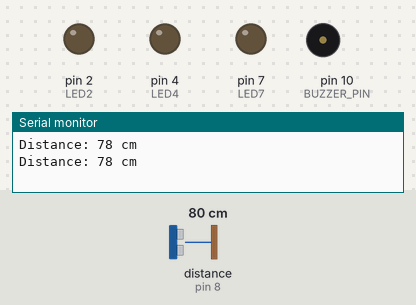
Recording of a sketch running on a simulated Arduino Uno, built with avr-gcc and run on an emulated ATmega328P. Parts: output pins drawn as LEDs (lit = HIGH), buzzer (waves = sounding), the last lines printed to the serial monitor. Wiring (inferred from the names in the program): ultrasonic range finder: trigger pin 9; echo pin 8. Inputs (shaded band) come from the test bench; at power-on: distance to the obstacle (sensor on pin 8) 80 cm. The echo pulse lasts 58.3 µs per cm; pins used as bus, display or sensor lines are not drawn.

Above: at 1.8 s.
1.9 s: distance to the obstacle (sensor on pin 8) set to 34 cm
3.4 s: distance to the obstacle (sensor on pin 8) set to 28 cm
At 4.8 s:
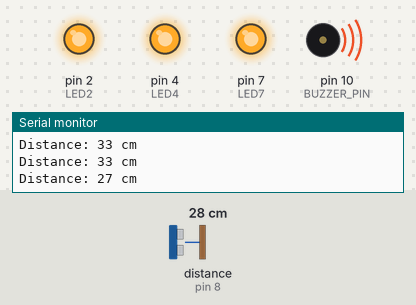
At 5.8 s:
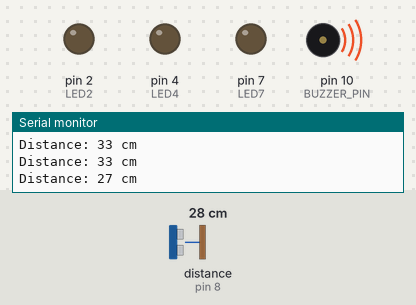
Timing chart, 0 to 13.5 s (numbered marks = the images above; inputs shaded):
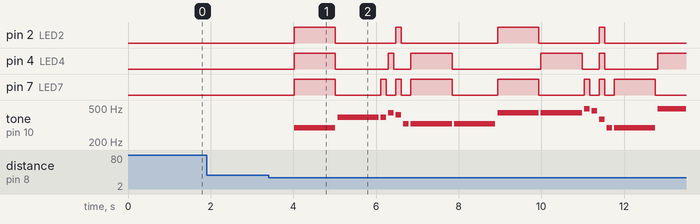

The sketch:

christmasketch.ino
```cpp
#define BUZZER_PIN 10     // Define the pin for the buzzer
const int LED2 = 2;      // Define the pin for the red LED
const int LED4 = 4;      // Define the pin for the green LED
const int LED7 = 7;      // Define the pin for the blue LED
#define TRIGGER_PIN 9     // Define the trigger pin for the ultrasonic sensor
#define ECHO_PIN   8      // Define the echo pin for the ultrasonic sensor
#define thresholdDistance 30  // Distance threshold for triggering the song (in centimeters)

void setup() {
  pinMode(BUZZER_PIN, OUTPUT);
  pinMode(LED2, OUTPUT);
  pinMode(LED4, OUTPUT);
  pinMode(LED7, OUTPUT);
  pinMode(TRIGGER_PIN, OUTPUT);
  pinMode(ECHO_PIN, INPUT);

  Serial.begin(9600);
}

void loop() {
  int distance = getUltrasonicDistance();

  if (distance < thresholdDistance) {
    playChristmasSong();
  }

  delay(1000); // Delay between distance checks
}

int getUltrasonicDistance() {
  // Trigger ultrasonic sensor
  digitalWrite(TRIGGER_PIN, LOW);
  delayMicroseconds(2);
  digitalWrite(TRIGGER_PIN, HIGH);
  delayMicroseconds(10);
  digitalWrite(TRIGGER_PIN, LOW);

  // Read the echo pulse duration
  long duration = pulseIn(ECHO_PIN, HIGH);

  // Convert the duration to distance (in centimeters)
  int distance = duration * 0.034 / 2;

  Serial.print("Distance: ");
  Serial.print(distance);
  Serial.println(" cm");

  return distance;
}

void playChristmasSong() {
  // Frequencies for "We Wish You a Merry Christmas" melody
  float frequencies[] = {293.66, 392.00, 392.00, 440.00, 415.30, 329.63, 329.63, 329.63, 440.00, 440.00, 493.88, 466.16, 369.99, 293.66, 293.66, 493.88, 493.88, 523.25, 466.16, 392.00, 329.63, 293.66, 293.66, 329.63, 440.00, 466.16, 392.00};
  float noteDurations[] = {1000, 1000, 130 , 130 , 130 , 130 , 1000, 1000, 1000, 1000, 130, 130, 130, 130, 1000, 1000, 1000, 1000, 130, 130, 130, 130, 130, 1000, 130, 130, 1000};

  for (int i = 0; i < sizeof(frequencies) / sizeof(frequencies[0]); i++) {
    int noteDuration = noteDurations[i];

    // Set the color of each LED to HIGH based on the note's duration
    analogWrite(LED7, i % 2 == 0 ? 255 : 0);  // Green LED
    analogWrite(LED4, i % 3 == 0 ? 255 : 0);  // White LED
    analogWrite(LED2, i % 4 == 0 ? 255 : 0);  // Red LED

    tone(BUZZER_PIN, frequencies[i], noteDuration);

    delay(noteDuration);

    // Turn off all LEDs and stop the buzzer after playing each note
    analogWrite(LED2, LOW);
    analogWrite(LED4, LOW);
    analogWrite(LED7, LOW);
    noTone(BUZZER_PIN);

    // Pause between notes
    delay(50);
  }
}
```

Measured:
- the behaviour switches between 31 and 30 cm on distance to the obstacle (sensor on pin 8) (found by bisection; images 0 and 1)
- after the input at 3.4 s, pin 2 (LED2): LOW → HIGH after 0.62 s, → LOW 1.0 s later, → HIGH 1.5 s later, → LOW 0.13 s later, … (8 changes in this stretch); pin 4 (LED4): LOW → HIGH after 0.62 s, → LOW 1.0 s later, → HIGH 1.3 s later, → LOW 0.13 s later, … (11 changes in this stretch)
